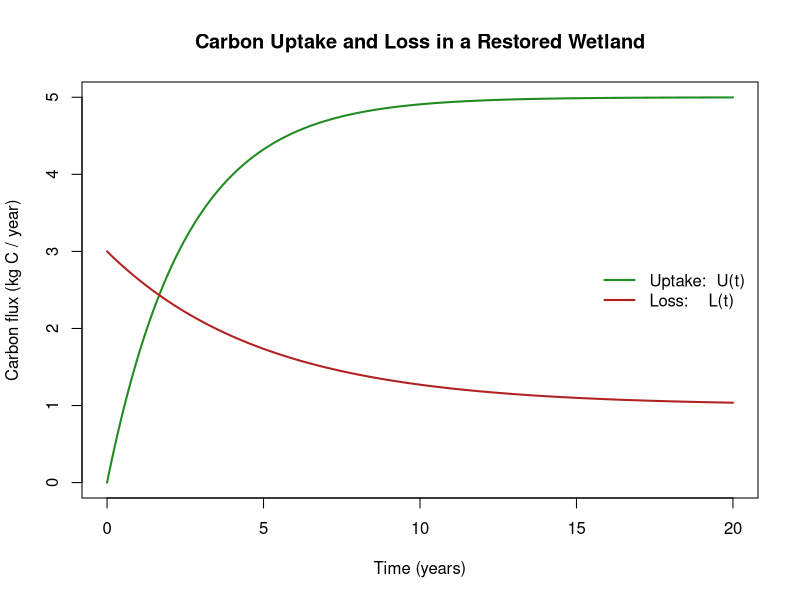
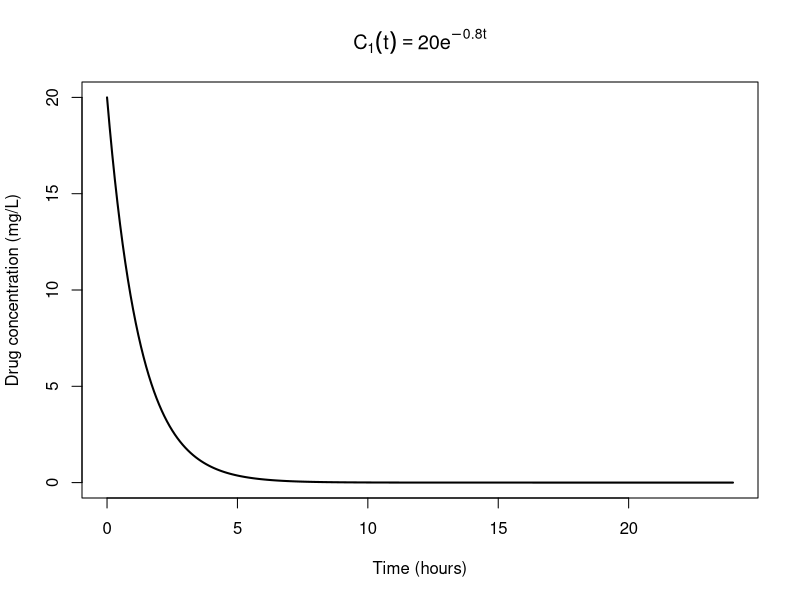
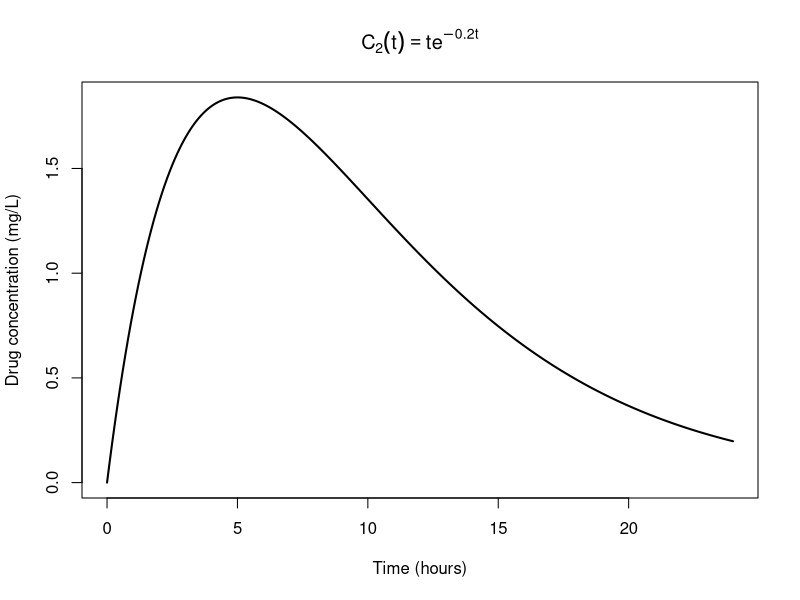
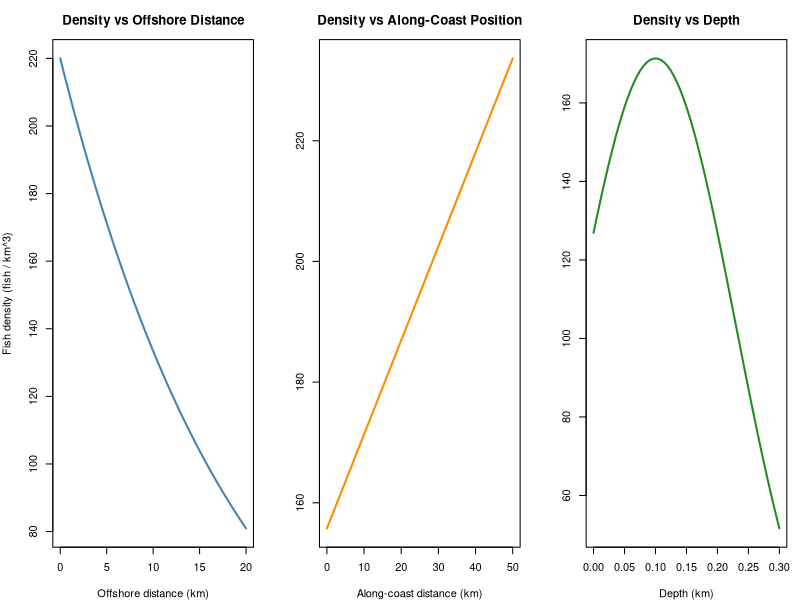
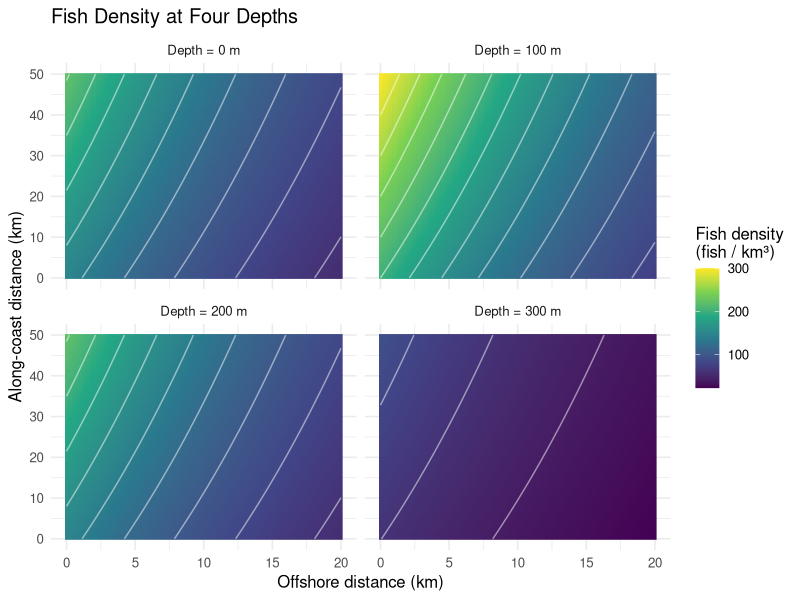

Generate these figures, in order, with R:
## ---- chunk 1
# ---------------------------------------------
# Carbon Uptake and Loss Models (Annual scale)
# ---------------------------------------------

# Parameters
A  <- 5     # kg C / year (maximum uptake rate)
k  <- 0.4   # uptake rate (1/year)

B  <- 3     # kg C / year (initial loss rate)
L_inf <- 1  # kg C / year (steady-state loss rate)
m  <- 0.2   # loss decay rate (1/year)

# Time vector (years)
t <- seq(0, 20, by = 0.05)

# Models
U <- A * (1 - exp(-k * t))                       # Carbon uptake
L <- L_inf + (B - L_inf) * exp(-m * t)           # Carbon loss

# Plot
plot(
  t, U,
  type = "l",
  lwd = 2,
  col = "forestgreen",
  xlab = "Time (years)",
  ylab = "Carbon flux (kg C / year)",
  main = "Carbon Uptake and Loss in a Restored Wetland"
)

lines(
  t, L,
  lwd = 2,
  col = "firebrick"
)

# Legend
legend(
  "right",
  legend = c(
    "Uptake:  U(t) ",
    "Loss:    L(t) "
  ),
  col = c("forestgreen", "firebrick"),
  lwd = 2,
  bty = "n"
)

## ---- chunk 2
# ---------------------------------------------
# Plot C1(t) = C0 * exp(-k t)
# ---------------------------------------------

# Parameters
C0 <- 20        # initial concentration (mg/L)
k  <- 0.8      # metabolic removal rate (1/hr)

# Time vector (hours)
t <- seq(0, 24, by = 0.1)

# Concentration function
C1 <- C0 * exp(-k * t)

# Plot
plot(
  t, C1,
  type = "l",
  lwd = 2,
  xlab = "Time (hours)",
  ylab = "Drug concentration (mg/L)",
  main = expression(C[1](t) == 20* e^{-0.8 * t})
)

## ---- chunk 3

# ---------------------------------------------
# Plot C2(t) = t * exp(-k t)
# ---------------------------------------------

# Parameter
k <- 0.2    # metabolic removal rate (1/hr)

# Time vector (hours)
t <- seq(0, 24, by = 0.1)

# Concentration function
C2 <- t * exp(-k * t)

# Plot
plot(
  t, C2,
  type = "l",
  lwd = 2,
  xlab = "Time (hours)",
  ylab = "Drug concentration (mg/L)",
  main = expression(C[2](t) == t * e^{-0.2 * t})
)
## ---- chunk 4
# # ============================================================
# # SeaTac temperature comparison: 1950 vs 2021
# # - Reads NOAA-style daily data from seatac_data.csv
# # - Plots daily MAX temp + sinusoidal fit for 1950 and 2021
# # - Plots daily MIN temp + sinusoidal fit for 1950 and 2021
# # - Plots daily MEAN temp (max+min)/2 + sinusoidal fit for 1950 and 2021
# #
# # Notes:
# # - NOAA daily temps in this file are in tenths of °C (common GHCN format).
# # - Convert to °F: (C * 9/5) + 32, where C = value/10
# # - Sinusoid fit uses: T(d) = a*sin(2πd/365) + b*cos(2πd/365) + c
# #   then converts to amplitude/phase form.
# # ============================================================
# 
# library(tidyverse)
# library(lubridate)
# 
# # ----------------------------
# # 1) Read in the data
# # ----------------------------
# file_path <- "seatac_data.csv"
# 
# raw <- read_csv(file_path, show_col_types = FALSE)
# 
# # Helper: tenths of °C -> °F
# to_F <- function(x_tenthsC) {
#   (x_tenthsC / 10) * 9/5 + 32
# }
# 
# # Parse dates + compute daily max/min/mean in °F
# # (Require both TMAX and TMIN for mean; allow TMAX-only for max plot, etc.)
# dat <- raw %>%
#   mutate(
#     DATE = mdy(DATE),
#     year = year(DATE),
#     doy  = yday(DATE),
#     tmax_F = if_else(!is.na(TMAX), to_F(TMAX), NA_real_),
#     tmin_F = if_else(!is.na(TMIN), to_F(TMIN), NA_real_),
#     tmean_F = if_else(!is.na(TMAX) & !is.na(TMIN), to_F((TMAX + TMIN) / 2), NA_real_)
#   ) %>%
#   filter(year %in% c(1950, 2021))
# 
# # ----------------------------
# # 2) Sinusoidal fit function
# # ----------------------------
# # Fit: T(d) = a*sin(w d) + b*cos(w d) + c, w = 2π/365
# # Return coefficients + a tidy prediction dataframe for plotting.
# fit_sinusoid <- function(df_year, value_col) {
#   w <- 2 * pi / 365
# 
#   # Keep complete cases for the chosen variable
#   d <- df_year %>%
#     select(doy, value = all_of(value_col)) %>%
#     filter(!is.na(value))
# 
#   # Linear regression in sin/cos basis
#   fit <- lm(value ~ sin(w * doy) + cos(w * doy), data = d)
# 
#   coefs <- coef(fit)
#   c0 <- unname(coefs[1])
#   a  <- unname(coefs[2])
#   b  <- unname(coefs[3])
# 
#   # Convert to amplitude/phase: a*sin + b*cos = A*sin(w d + phi)
#   A   <- sqrt(a^2 + b^2)
#   phi <- atan2(b, a)  # radians
# 
#   # Prediction grid across a full year
#   grid <- tibble(doy = 1:365) %>%
#     mutate(
#       pred = c0 + a * sin(w * doy) + b * cos(w * doy)
#     )
# 
#   list(
#     fit = fit,
#     params = tibble(A = A, phi = phi, C = c0),
#     grid = grid
#   )
# }
# 
# # ----------------------------
# # 3) Plot helper (daily dots + fitted curve)
# # ----------------------------
# plot_daily_with_fit <- function(df, value_col, y_label, title_text) {
#   # Fit per year
#   fits <- df %>%
#     group_split(year) %>%
#     set_names(map_chr(., ~ as.character(unique(.x$year)))) %>%
#     map(~ fit_sinusoid(.x, value_col))
# 
#   # Build prediction dataframe with year column
#   pred_df <- imap_dfr(fits, ~ .x$grid %>% mutate(year = as.integer(.y)))
# 
#   # Optional: print equations to console (nice for copying into notes)
#   # T(d) = A sin(2π d/365 + phi) + C
#   eqs <- imap_dfr(fits, ~ {
#     p <- .x$params
#     tibble(
#       year = as.integer(.y),
#       A = p$A,
#       phi = p$phi,
#       C = p$C,
#       equation = sprintf("T(d) = %.2f * sin(2π d/365 + %.2f) + %.2f", A, phi, C)
#     )
#   })
#   print(eqs)
# 
#   ggplot(df, aes(x = doy, y = .data[[value_col]], group = factor(year))) +
#     geom_point(aes(color = factor(year)), alpha = 0.35, size = 0.9) +
#     geom_line(
#       data = pred_df,
#       aes(x = doy, y = pred, color = factor(year)),
#       linewidth = 1.1
#     ) +
#     labs(
#       x = "Day of Year",
#       y = y_label,
#       color = "Year",
#       title = title_text
#     ) +
#     theme_minimal(base_size = 12)
# }
# 
# # ----------------------------
# # 4) Plot DAILY MAX for 1950 and 2021 + fits
# # ----------------------------
# p_max <- plot_daily_with_fit(
#   df = dat,
#   value_col = "tmax_F",
#   y_label = "Daily Maximum Temperature (°F)",
#   title_text = "SeaTac Daily Maximum Temperature: 1950 vs 2021 (Sinusoidal Fits)"
# )
# print(p_max)
# 
# # ----------------------------
# # 5) Plot DAILY MIN for 1950 and 2021 + fits
# # ----------------------------
# p_min <- plot_daily_with_fit(
#   df = dat,
#   value_col = "tmin_F",
#   y_label = "Daily Minimum Temperature (°F)",
#   title_text = "SeaTac Daily Minimum Temperature: 1950 vs 2021 (Sinusoidal Fits)"
# )
# print(p_min)
# 
# # ----------------------------
# # 6) Plot DAILY MEAN ( (max+min)/2 ) for 1950 and 2021 + fits
# # ----------------------------
# p_mean <- plot_daily_with_fit(
#   df = dat,
#   value_col = "tmean_F",
#   y_label = "Daily Mean Temperature (°F)",
#   title_text = "SeaTac Daily Mean Temperature: 1950 vs 2021 (Sinusoidal Fits)"
# ) +
#   geom_hline(
#     yintercept = 65,
#     linetype = "dashed",
#     linewidth = 0.9,
#     color = "black"
#   )
# 
# print(p_mean)


# ----------------------------
# (Optional) Save plots
# ----------------------------
# ggsave("seatac_tmax_1950_2021.png", p_max, width = 9, height = 5, dpi = 200)
# ggsave("seatac_tmin_1950_2021.png", p_min, width = 9, height = 5, dpi = 200)
# ggsave("seatac_tmean_1950_2021.png", p_mean, width = 9, height = 5, dpi = 200)


## ---- chunk 5

# ============================================================
# Fish density model and three-panel visualization
# ============================================================

# ---------------------------------------------
# Parameters
# ---------------------------------------------
rho0 <- 200   # baseline density (fish per km^3)

# ---------------------------------------------
# Fish density function rho(x, y, z)
# ---------------------------------------------
# x = offshore distance (km)
# y = along-coast distance (km)
# z = depth below surface (km)

rho <- function(x, y, z) {
  rho0 *
    exp(-0.05 * x) *
    (1 + 0.01 * y) *
    exp(-30 * (z - 0.1)^2)
}

# ---------------------------------------------
# Create vectors for each dimension
# ---------------------------------------------
x <- seq(0, 20, by = 0.1)   # offshore distance (km)
y <- seq(0, 50, by = 0.5)   # along-coast distance (km)
z <- seq(0, 0.3, by = 0.005) # depth (km)

# Hold two variables fixed while varying the third
# Reference location: x = 5 km, y = 10 km, z = 0.1 km
rho_x <- rho(x = x, y = 10, z = 0.1)
rho_y <- rho(x = 5, y = y, z = 0.1)
rho_z <- rho(x = 5, y = 10, z = z)

# ---------------------------------------------
# Three-panel plot
# ---------------------------------------------
par(mfrow = c(1, 3), mar = c(4, 4, 3, 1))

# Panel 1: Offshore distance
plot(
  x, rho_x,
  type = "l",
  lwd = 2,
  col = "steelblue",
  xlab = "Offshore distance (km)",
  ylab = "Fish density (fish / km^3)",
  main = "Density vs Offshore Distance"
)

# Panel 2: Along-coast distance
plot(
  y, rho_y,
  type = "l",
  lwd = 2,
  col = "darkorange",
  xlab = "Along-coast distance (km)",
  ylab = "",
  main = "Density vs Along-Coast Position"
)

# Panel 3: Depth
plot(
  z, rho_z,
  type = "l",
  lwd = 2,
  col = "forestgreen",
  xlab = "Depth (km)",
  ylab = "",
  main = "Density vs Depth"
)

# Reset plotting layout
par(mfrow = c(1, 1))
## ---- chunk 6
# ============================================================
# Four-panel visualization of fish density at fixed depths
# ============================================================

library(tidyverse)

# ---------------------------------------------
# Fish density function
# ---------------------------------------------
rho0 <- 200

rho <- function(x, y, z) {
  rho0 *
    exp(-0.05 * x) *
    (1 + 0.01 * y) *
    exp(-30 * (z - 0.1)^2)
}

# ---------------------------------------------
# Create x-y grid
# ---------------------------------------------
x_vals <- seq(0, 20, by = 0.25)
y_vals <- seq(0, 50, by = 0.5)

# Depths in km (0 m, 100 m, 200 m, 300 m)
depths_km <- c(0.0, 0.1, 0.2, 0.3)

# Build dataset
grid <- expand.grid(
  x = x_vals,
  y = y_vals,
  z = depths_km
) %>%
  as_tibble() %>%
  mutate(
    density = rho(x, y, z),
    depth_label = factor(
      z,
      levels = c(0.0, 0.1, 0.2, 0.3),
      labels = c(
        "Depth = 0 m",
        "Depth = 100 m",
        "Depth = 200 m",
        "Depth = 300 m"
      )
    )
  )

# ---------------------------------------------
# Global color limits (shared across panels)
# ---------------------------------------------
dens_limits <- range(grid$density)

# ---------------------------------------------
# Four-panel plot (ordered)
# ---------------------------------------------
ggplot(grid, aes(x = x, y = y, fill = density)) +
  geom_raster() +
  geom_contour(aes(z = density), color = "white", alpha = 0.5) +
  facet_wrap(~ depth_label, ncol = 2) +
  scale_fill_viridis_c(
    limits = dens_limits,
    name = "Fish density\n(fish / km³)"
  ) +
  labs(
    title = "Fish Density at Four Depths",
    x = "Offshore distance (km)",
    y = "Along-coast distance (km)"
  ) +
  theme_minimal(base_size = 12)
